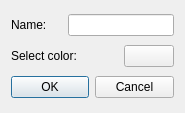
<?xml version="1.0" encoding="UTF-8"?>
<ui version="4.0">
 <class>NewCatDialog</class>
 <widget class="QDialog" name="NewCatDialog">
  <property name="geometry">
   <rect>
    <x>0</x>
    <y>0</y>
    <width>185</width>
    <height>113</height>
   </rect>
  </property>
  <property name="minimumSize">
   <size>
    <width>185</width>
    <height>113</height>
   </size>
  </property>
  <property name="maximumSize">
   <size>
    <width>185</width>
    <height>113</height>
   </size>
  </property>
  <property name="windowTitle">
   <string>Category</string>
  </property>
  <layout class="QGridLayout" name="gridLayout">
   <item row="0" column="0">
    <widget class="QLabel" name="label_name">
     <property name="text">
      <string>Name:</string>
     </property>
    </widget>
   </item>
   <item row="0" column="1" colspan="2">
    <widget class="QLineEdit" name="catName"/>
   </item>
   <item row="1" column="0" colspan="2">
    <widget class="QLabel" name="label_select">
     <property name="text">
      <string>Select color:</string>
     </property>
    </widget>
   </item>
   <item row="1" column="2">
    <widget class="QPushButton" name="catColor">
     <property name="text">
      <string/>
     </property>
    </widget>
   </item>
   <item row="2" column="0" colspan="3">
    <widget class="QDialogButtonBox" name="buttonBox">
     <property name="orientation">
      <enum>Qt::Horizontal</enum>
     </property>
     <property name="standardButtons">
      <set>QDialogButtonBox::Cancel|QDialogButtonBox::Ok</set>
     </property>
    </widget>
   </item>
  </layout>
 </widget>
 <resources/>
 <connections>
  <connection>
   <sender>buttonBox</sender>
   <signal>accepted()</signal>
   <receiver>NewCatDialog</receiver>
   <slot>accept()</slot>
   <hints>
    <hint type="sourcelabel">
     <x>248</x>
     <y>254</y>
    </hint>
    <hint type="destinationlabel">
     <x>157</x>
     <y>274</y>
    </hint>
   </hints>
  </connection>
  <connection>
   <sender>buttonBox</sender>
   <signal>rejected()</signal>
   <receiver>NewCatDialog</receiver>
   <slot>reject()</slot>
   <hints>
    <hint type="sourcelabel">
     <x>316</x>
     <y>260</y>
    </hint>
    <hint type="destinationlabel">
     <x>286</x>
     <y>274</y>
    </hint>
   </hints>
  </connection>
 </connections>
</ui>
